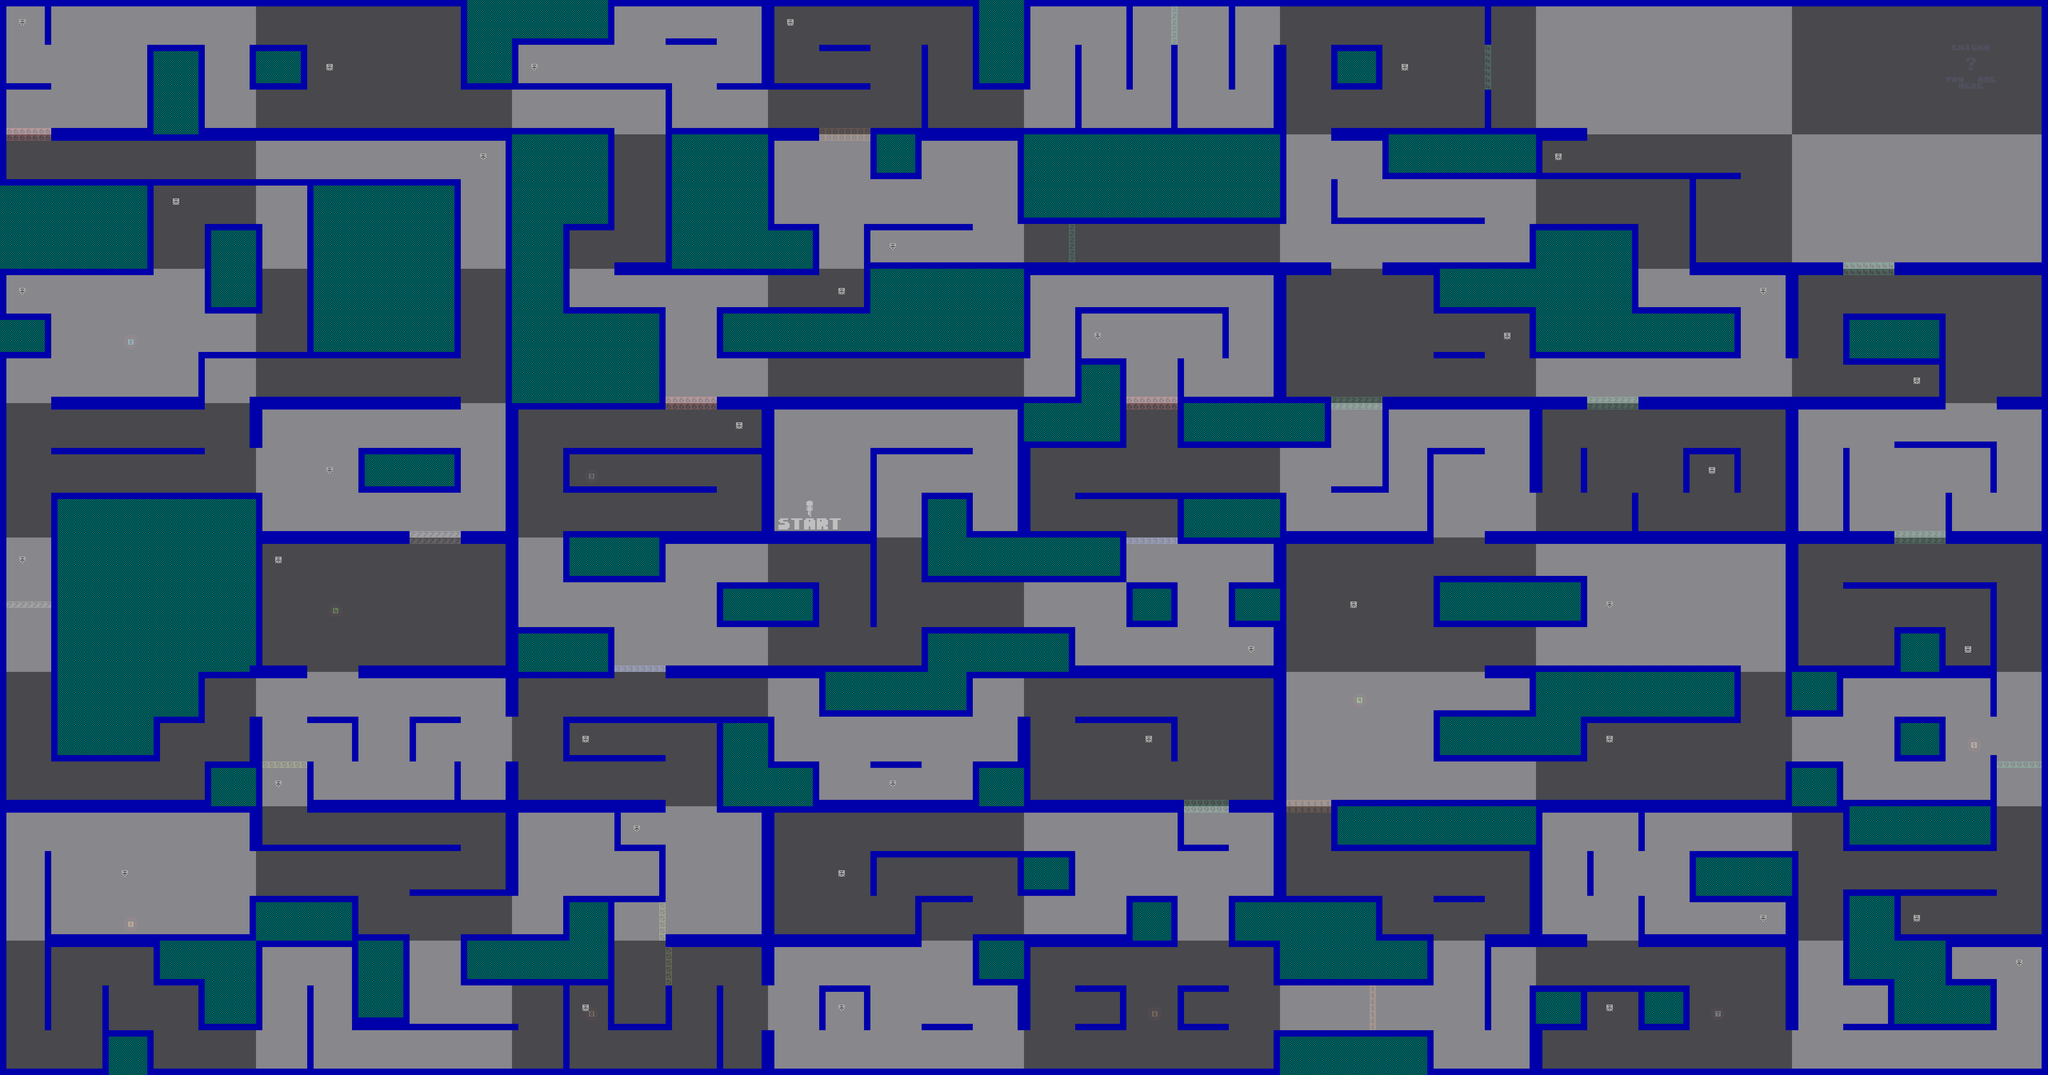

Rendered tile map (Tiled .tmx) drawn with the repository's tilesets; below, a short description and the map source with its tile grids summarised:
An orthogonal 320x168 tile map with 16x16 px tiles, 3 tile layers (background, rooms, objects), 2 hidden layers not drawn, 1 image layer.

<map version="1.10" tiledversion="1.11.2" orientation="orthogonal" renderorder="right-down" width="320" height="168" tilewidth="16" tileheight="16" infinite="0" nextlayerid="10" nextobjectid="5">
 <tileset firstgid="1" source="tileset.tsx" />
 <layer id="6" name="gates" width="320" height="168" visible="0">
  <data>[53760 cells, 247 non-empty, 18 distinct tile ids]</data>
 </layer>
 <layer id="1" name="stamps" width="320" height="168" visible="0" locked="1">
  <data>[53760 cells, 984 non-empty, 2 distinct tile ids]</data>
 </layer>
 <imagelayer id="4" name="enigma-map" locked="1">
  <image source="world-map.png" width="5120" height="2688" />
 </imagelayer>
 <layer id="2" name="background" width="320" height="168" locked="1" opacity="0.75">
  <data>[53760 cells, 53760 non-empty, 2 distinct tile ids]</data>
 </layer>
 <layer id="3" name="rooms" width="320" height="168" locked="1">
  <data>[53760 cells, 53760 non-empty, 3 distinct tile ids]</data>
 </layer>
 <layer id="7" name="objects" width="320" height="168">
  <data>[53760 cells, 297 non-empty, 22 distinct tile ids]</data>
 </layer>
</map>
